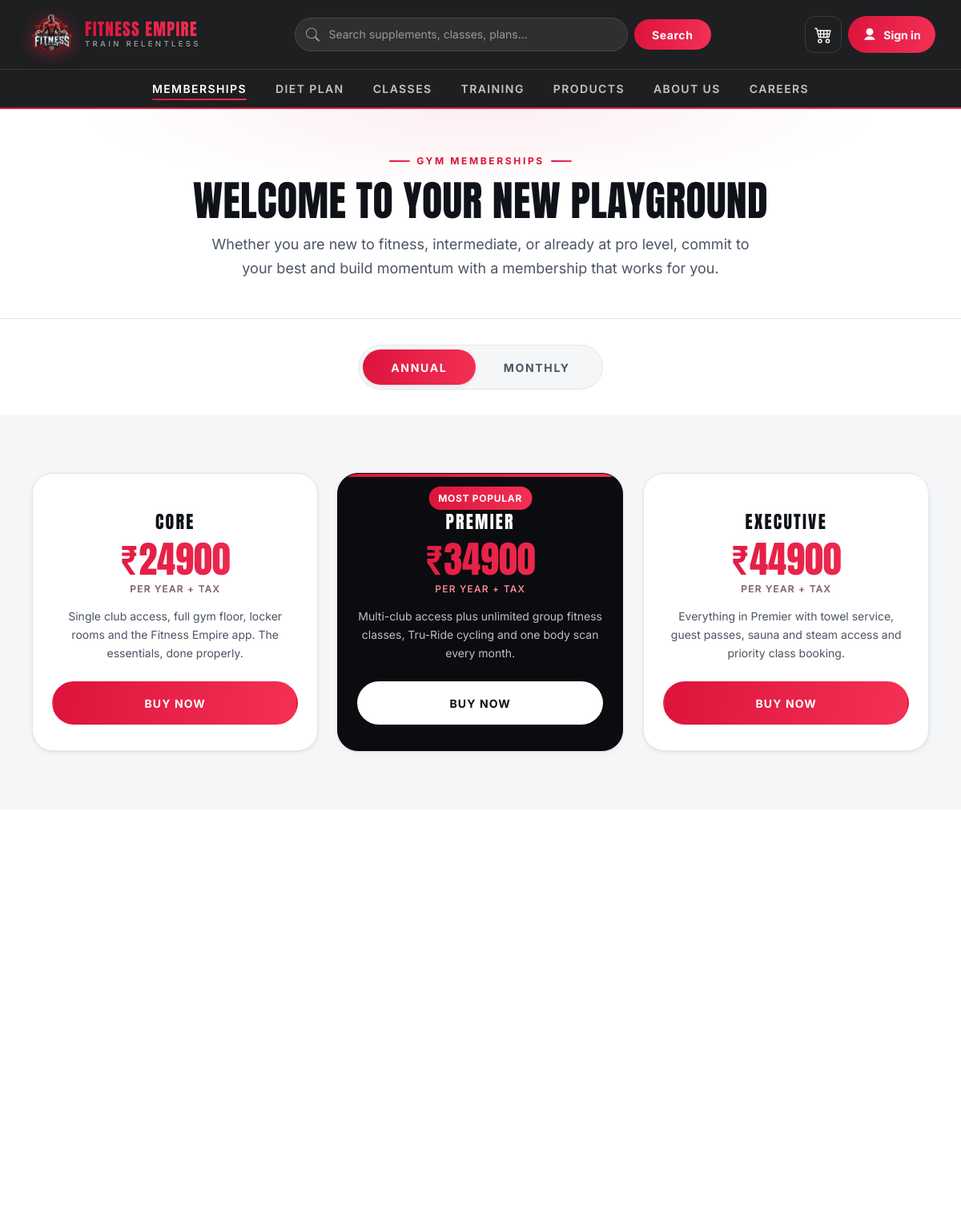
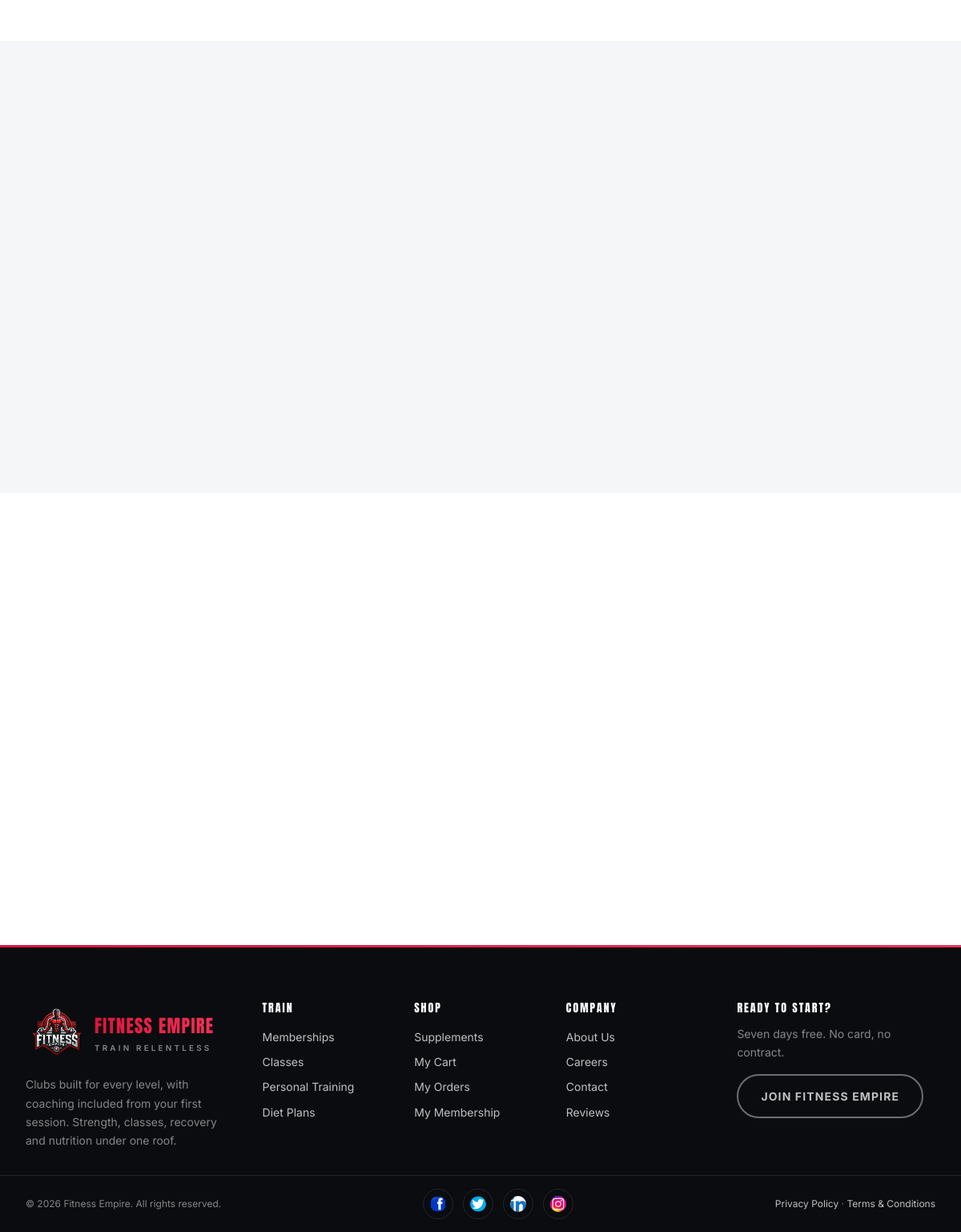
The page /membershipannual/ on the database its author committed (2 pictures, top to bottom).
### FitnessGYM/models.py (models this page shows, shortened)
class Membership(models.Model):
    choice = models.CharField(max_length=50, null=True, blank=True)
    name = models.CharField(max_length=20, unique=True)
    price = models.DecimalField(max_digits=10, decimal_places=2)
    description = models.TextField(blank=True, null=True)

### FitnessGYM/views.py (the view)
# urls.py: path('membershipannual/', views.memberships, name='membershipannual'),
def memberships(request):
    return render(
        request,
        "membershipannual.html",
        {"memberships": Membership.objects.all()},
    )

### FitnessGYM/context_processors.py (called while the page is built)
def cart_summary(request):
    user = getattr(request, "user", None)
    if not user or not user.is_authenticated:
        return {"cart_count": 0}
    total = cart.objects.filter(userid=user).aggregate(n=Sum("quantity"))["n"]
    return {"cart_count": total or 0}

### templates/membershipannual.html (shortened to what this page needs)
{% extends 'base.html' %}
{% load static %}
{% block page_id %}plans{% endblock %}
{% block 'main' %}
<header class="page-header page-header--center">
    <div class="page-header__inner">
        <span class="eyebrow">Gym Memberships</span>
        <h1>Welcome to your new playground</h1>
        <p>
            Whether you are new to fitness, intermediate, or already at pro level, commit to your
            best and build momentum with a membership that works for you.
        </p>
    </div>
</header>
<section class="section section--tight">
    <div class="container text-center">
        <div class="toggle-pills">
            <a href="{% url 'membershipannual' %}" aria-current="page">Annual</a>
            <a href="{% url 'membershipmonthly' %}">Monthly</a>
        </div>
    </div>
</section>
<section class="section section--muted">
    <div class="container">
        {% if memberships %}
        <div class="plans">
            {% for i in memberships %}
            <div class="plan {% if forloop.counter == 2 %}plan--featured{% endif %}">
                {% if forloop.counter == 2 %}<span class="badge badge--brand plan__flag">Most Popular</span>{% endif %}
                <h2 class="plan__name">{{ i.name }}</h2>
                <div class="plan__price">&#8377;{{ i.price|floatformat:0 }}<small>per year + tax</small></div>
                <p class="plan__desc">{{ i.description }}</p>
                <a href="{% url 'membership_list' i.id %}" class="btn btn--block">Buy Now</a>
            </div>
            {% endfor %}
        </div>
        {% else %}
        <div class="empty-state">
            <h3>No annual plans available</h3>
            <p>Check back shortly, or take a look at our monthly options.</p>
            <a href="{% url 'membershipmonthly' %}" class="btn">See Monthly Plans</a>
        </div>
        {% endif %}
    </div>
</section>
<section class="section">
    <div class="container">
        <div class="split">
        </div>
    </div>
</section>
<section class="section section--muted">
    <div class="container">
        <div class="split split--reverse">
        </div>
    </div>
</section>
<section class="section">
    <div class="container">
        <div class="split">
        </div>
    </div>
</section>
{% endblock 'main' %}

### rows shown on the page
Membership: name "CORE", description "Single club access, full gym floor, locker rooms and the Fitness Empire app. The essentials, done properly."
Membership: shows "MOST POPULAR", name "PREMIER", description "Multi-club access plus unlimited group fitness classes, Tru-Ride cycling and one body scan every month."
Membership: name "EXECUTIVE", description "Everything in Premier with towel service, guest passes, sauna and steam access and priority class booking."
